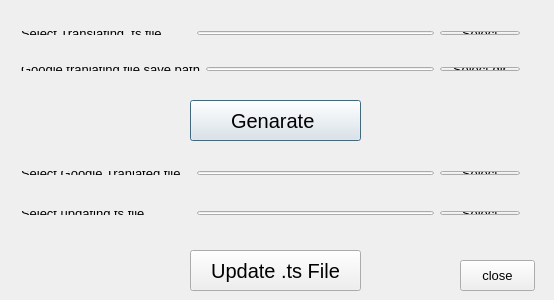
<?xml version="1.0" encoding="UTF-8"?>
<ui version="4.0">
 <class>Translate</class>
 <widget class="QDialog" name="Translate">
  <property name="geometry">
   <rect>
    <x>0</x>
    <y>0</y>
    <width>554</width>
    <height>300</height>
   </rect>
  </property>
  <property name="windowTitle">
   <string>Translate</string>
  </property>
  <widget class="QPushButton" name="pBGenarateTranlateFile">
   <property name="geometry">
    <rect>
     <x>190</x>
     <y>100</y>
     <width>171</width>
     <height>41</height>
    </rect>
   </property>
   <property name="font">
    <font>
     <pointsize>15</pointsize>
    </font>
   </property>
   <property name="toolTip">
    <string>&lt;html&gt;&lt;head/&gt;&lt;body&gt;&lt;p&gt;&lt;span style=&quot; font-size:10pt;&quot;&gt;To genarate Google tranlation input file click here&lt;/span&gt;&lt;/p&gt;&lt;/body&gt;&lt;/html&gt;</string>
   </property>
   <property name="text">
    <string>Genarate </string>
   </property>
  </widget>
  <widget class="QPushButton" name="pBUpdateTsFile">
   <property name="geometry">
    <rect>
     <x>190</x>
     <y>250</y>
     <width>171</width>
     <height>41</height>
    </rect>
   </property>
   <property name="font">
    <font>
     <pointsize>15</pointsize>
    </font>
   </property>
   <property name="toolTip">
    <string>&lt;html&gt;&lt;head/&gt;&lt;body&gt;&lt;p&gt;&lt;span style=&quot; font-size:10pt;&quot;&gt;To update .ts file with tranlating click here&lt;/span&gt;&lt;/p&gt;&lt;/body&gt;&lt;/html&gt;</string>
   </property>
   <property name="text">
    <string>Update .ts File</string>
   </property>
  </widget>
  <widget class="QPushButton" name="pushButton_5">
   <property name="geometry">
    <rect>
     <x>460</x>
     <y>260</y>
     <width>75</width>
     <height>31</height>
    </rect>
   </property>
   <property name="font">
    <font>
     <pointsize>10</pointsize>
    </font>
   </property>
   <property name="text">
    <string>close</string>
   </property>
  </widget>
  <widget class="QWidget" name="layoutWidget">
   <property name="geometry">
    <rect>
     <x>10</x>
     <y>200</y>
     <width>521</width>
     <height>26</height>
    </rect>
   </property>
   <layout class="QHBoxLayout" name="horizontalLayout_4">
    <item>
     <widget class="QLabel" name="label_4">
      <property name="minimumSize">
       <size>
        <width>170</width>
        <height>0</height>
       </size>
      </property>
      <property name="font">
       <font>
        <pointsize>10</pointsize>
       </font>
      </property>
      <property name="text">
       <string>Select updating ts file</string>
      </property>
     </widget>
    </item>
    <item>
     <widget class="QLineEdit" name="lEupdatingTsFile">
      <property name="font">
       <font>
        <pointsize>10</pointsize>
       </font>
      </property>
     </widget>
    </item>
    <item>
     <widget class="QPushButton" name="pBselectUpdatingTsFile">
      <property name="font">
       <font>
        <pointsize>10</pointsize>
       </font>
      </property>
      <property name="toolTip">
       <string>&lt;html&gt;&lt;head/&gt;&lt;body&gt;&lt;p&gt;&lt;span style=&quot; font-size:10pt;&quot;&gt;Select ts file that need to update with tranlation&lt;/span&gt;&lt;/p&gt;&lt;/body&gt;&lt;/html&gt;</string>
      </property>
      <property name="text">
       <string>Select</string>
      </property>
     </widget>
    </item>
   </layout>
  </widget>
  <widget class="QWidget" name="layoutWidget">
   <property name="geometry">
    <rect>
     <x>10</x>
     <y>20</y>
     <width>521</width>
     <height>26</height>
    </rect>
   </property>
   <layout class="QHBoxLayout" name="horizontalLayout">
    <item>
     <widget class="QLabel" name="label">
      <property name="minimumSize">
       <size>
        <width>170</width>
        <height>0</height>
       </size>
      </property>
      <property name="font">
       <font>
        <pointsize>10</pointsize>
       </font>
      </property>
      <property name="text">
       <string>Select Translating .ts file</string>
      </property>
     </widget>
    </item>
    <item>
     <widget class="QLineEdit" name="lETranlatingFilePath">
      <property name="font">
       <font>
        <pointsize>10</pointsize>
       </font>
      </property>
     </widget>
    </item>
    <item>
     <widget class="QPushButton" name="pBSelectTranalatingFile">
      <property name="font">
       <font>
        <pointsize>10</pointsize>
       </font>
      </property>
      <property name="toolTip">
       <string>&lt;html&gt;&lt;head/&gt;&lt;body&gt;&lt;p&gt;&lt;span style=&quot; font-size:10pt;&quot;&gt;Select qt tranlation ts file that need to translate&lt;/span&gt;&lt;/p&gt;&lt;/body&gt;&lt;/html&gt;</string>
      </property>
      <property name="text">
       <string>Select</string>
      </property>
     </widget>
    </item>
   </layout>
  </widget>
  <widget class="QWidget" name="layoutWidget">
   <property name="geometry">
    <rect>
     <x>10</x>
     <y>160</y>
     <width>521</width>
     <height>26</height>
    </rect>
   </property>
   <layout class="QHBoxLayout" name="horizontalLayout_2">
    <item>
     <widget class="QLabel" name="label_2">
      <property name="minimumSize">
       <size>
        <width>170</width>
        <height>0</height>
       </size>
      </property>
      <property name="font">
       <font>
        <pointsize>10</pointsize>
       </font>
      </property>
      <property name="text">
       <string>Select Google Tranlated file</string>
      </property>
     </widget>
    </item>
    <item>
     <widget class="QLineEdit" name="lEGoogleTranlatedFile">
      <property name="font">
       <font>
        <pointsize>10</pointsize>
       </font>
      </property>
     </widget>
    </item>
    <item>
     <widget class="QPushButton" name="pBSelectGoogleTranlatedFile">
      <property name="font">
       <font>
        <pointsize>10</pointsize>
       </font>
      </property>
      <property name="toolTip">
       <string>&lt;html&gt;&lt;head/&gt;&lt;body&gt;&lt;p&gt;&lt;span style=&quot; font-size:10pt;&quot;&gt;Select Google tranlator tranlated file &lt;/span&gt;&lt;/p&gt;&lt;/body&gt;&lt;/html&gt;</string>
      </property>
      <property name="text">
       <string>Select</string>
      </property>
     </widget>
    </item>
   </layout>
  </widget>
  <widget class="QWidget" name="layoutWidget">
   <property name="geometry">
    <rect>
     <x>10</x>
     <y>56</y>
     <width>521</width>
     <height>26</height>
    </rect>
   </property>
   <layout class="QHBoxLayout" name="horizontalLayout_3">
    <item>
     <widget class="QLabel" name="label_3">
      <property name="minimumSize">
       <size>
        <width>150</width>
        <height>0</height>
       </size>
      </property>
      <property name="font">
       <font>
        <pointsize>10</pointsize>
       </font>
      </property>
      <property name="text">
       <string>Google tranlating file save path</string>
      </property>
     </widget>
    </item>
    <item>
     <widget class="QLineEdit" name="lEgoogletranlatedfileSavePath">
      <property name="minimumSize">
       <size>
        <width>170</width>
        <height>0</height>
       </size>
      </property>
      <property name="font">
       <font>
        <pointsize>10</pointsize>
       </font>
      </property>
     </widget>
    </item>
    <item>
     <widget class="QPushButton" name="pushButton">
      <property name="font">
       <font>
        <pointsize>10</pointsize>
       </font>
      </property>
      <property name="toolTip">
       <string>&lt;html&gt;&lt;head/&gt;&lt;body&gt;&lt;p&gt;&lt;span style=&quot; font-size:10pt;&quot;&gt;Select Directry to save google tranlating input file&lt;/span&gt;&lt;/p&gt;&lt;/body&gt;&lt;/html&gt;</string>
      </property>
      <property name="text">
       <string>Select dir</string>
      </property>
     </widget>
    </item>
   </layout>
  </widget>
 </widget>
 <layoutdefault spacing="6" margin="11"/>
 <resources/>
 <connections>
  <connection>
   <sender>pushButton_5</sender>
   <signal>clicked()</signal>
   <receiver>Translate</receiver>
   <slot>close()</slot>
   <hints>
    <hint type="sourcelabel">
     <x>504</x>
     <y>274</y>
    </hint>
    <hint type="destinationlabel">
     <x>553</x>
     <y>244</y>
    </hint>
   </hints>
  </connection>
  <connection>
   <sender>pBSelectTranalatingFile</sender>
   <signal>clicked()</signal>
   <receiver>Translate</receiver>
   <slot>selectTranslatingFileClicked()</slot>
   <hints>
    <hint type="sourcelabel">
     <x>498</x>
     <y>26</y>
    </hint>
    <hint type="destinationlabel">
     <x>553</x>
     <y>38</y>
    </hint>
   </hints>
  </connection>
  <connection>
   <sender>pBSelectGoogleTranlatedFile</sender>
   <signal>clicked()</signal>
   <receiver>Translate</receiver>
   <slot>selectGoogleTranslatedFileClicked()</slot>
   <hints>
    <hint type="sourcelabel">
     <x>499</x>
     <y>175</y>
    </hint>
    <hint type="destinationlabel">
     <x>553</x>
     <y>143</y>
    </hint>
   </hints>
  </connection>
  <connection>
   <sender>pBGenarateTranlateFile</sender>
   <signal>clicked()</signal>
   <receiver>Translate</receiver>
   <slot>genarateGoogleTranlatingInputFileClicked()</slot>
   <hints>
    <hint type="sourcelabel">
     <x>313</x>
     <y>135</y>
    </hint>
    <hint type="destinationlabel">
     <x>553</x>
     <y>99</y>
    </hint>
   </hints>
  </connection>
  <connection>
   <sender>pBUpdateTsFile</sender>
   <signal>clicked()</signal>
   <receiver>Translate</receiver>
   <slot>genarateUpdateTsFileClicked()</slot>
   <hints>
    <hint type="sourcelabel">
     <x>300</x>
     <y>266</y>
    </hint>
    <hint type="destinationlabel">
     <x>540</x>
     <y>195</y>
    </hint>
   </hints>
  </connection>
  <connection>
   <sender>pushButton</sender>
   <signal>clicked()</signal>
   <receiver>Translate</receiver>
   <slot>selectGoogleTranslatedFileSavePathClicked()</slot>
   <hints>
    <hint type="sourcelabel">
     <x>522</x>
     <y>68</y>
    </hint>
    <hint type="destinationlabel">
     <x>763</x>
     <y>69</y>
    </hint>
   </hints>
  </connection>
  <connection>
   <sender>pBselectUpdatingTsFile</sender>
   <signal>clicked()</signal>
   <receiver>Translate</receiver>
   <slot>selectUpdatingTsFileClicked()</slot>
   <hints>
    <hint type="sourcelabel">
     <x>514</x>
     <y>212</y>
    </hint>
    <hint type="destinationlabel">
     <x>757</x>
     <y>214</y>
    </hint>
   </hints>
  </connection>
 </connections>
 <slots>
  <slot>selectTranslatingFileClicked()</slot>
  <slot>selectGoogleTranslatedFileClicked()</slot>
  <slot>genarateGoogleTranlatingInputFileClicked()</slot>
  <slot>genarateUpdateTsFileClicked()</slot>
  <slot>selectGoogleTranslatedFileSavePathClicked()</slot>
  <slot>selectUpdatingTsFileClicked()</slot>
 </slots>
</ui>
